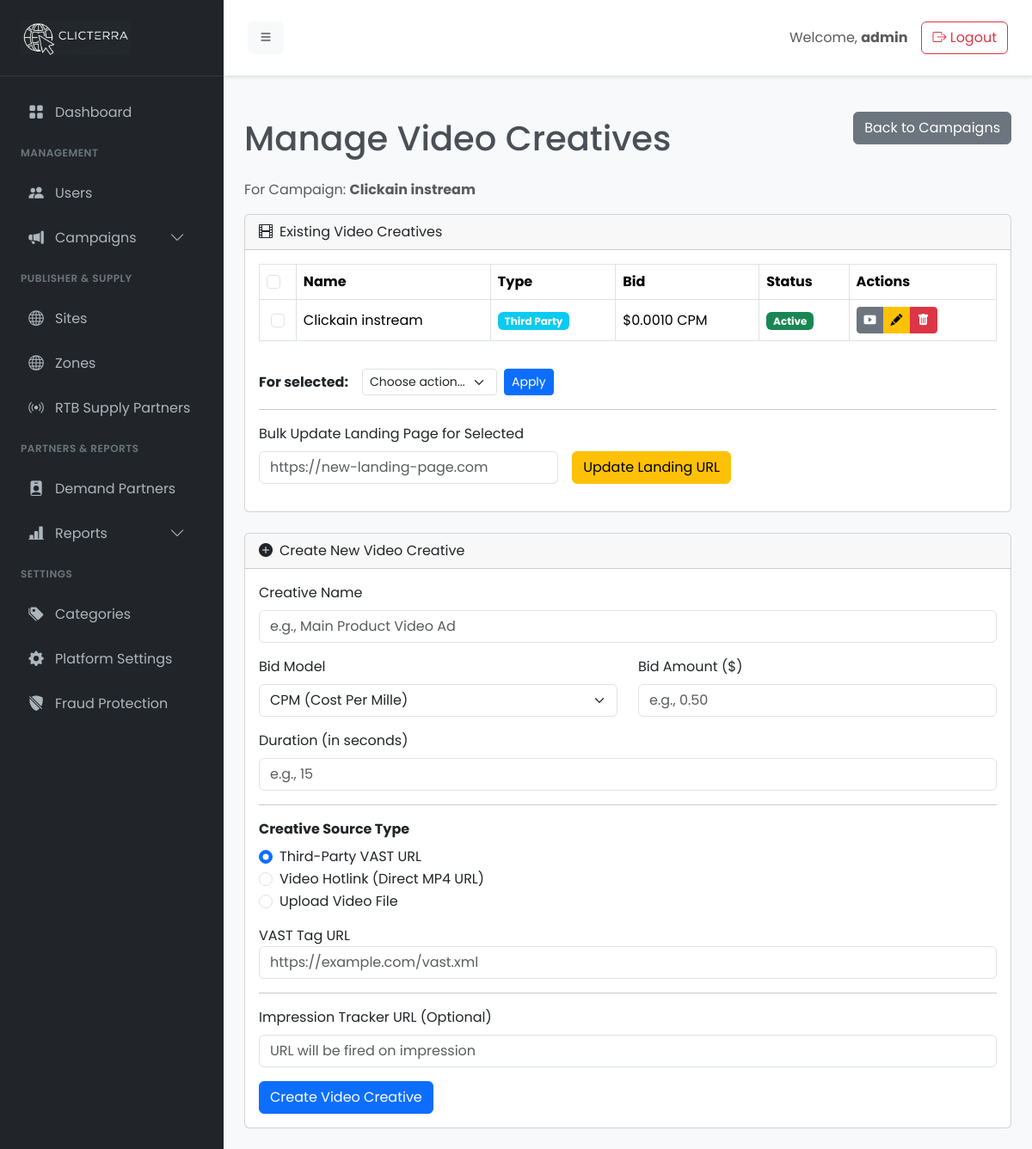
/admin/video-creatives.php?campaign_id=14 (signed in), run on the app's committed database.
### tables this page shows
CREATE TABLE `campaigns` (
  `id` int(11) NOT NULL,
  `advertiser_id` int(11) NOT NULL,
  `category_id` int(11) NOT NULL,
  `ad_format_id` int(11) NOT NULL,
  `name` varchar(255) NOT NULL,
  `serve_on_internal` tinyint(1) NOT NULL DEFAULT 1,
  `allow_external_rtb` tinyint(1) NOT NULL DEFAULT 0,
  `status` enum('active','paused','completed') DEFAULT 'active',
  `created_at` timestamp NULL DEFAULT current_timestamp()
);

CREATE TABLE `video_creatives` (
  `id` int(11) NOT NULL,
  `campaign_id` int(11) NOT NULL,
  `name` varchar(255) NOT NULL,
  `bid_model` enum('cpm','cpc') NOT NULL DEFAULT 'cpm',
  `bid_amount` decimal(10,4) NOT NULL DEFAULT 0.0000,
  `status` enum('active','paused') NOT NULL DEFAULT 'active',
  `vast_type` enum('third_party','hotlink','upload') NOT NULL COMMENT 'Tipe sumber VAST',
  `video_url` varchar(2048) DEFAULT NULL,
  `landing_url` varchar(2048) DEFAULT NULL,
  `duration` int(11) NOT NULL COMMENT 'In seconds',
  `impression_tracker` text DEFAULT NULL,
  `created_at` timestamp NOT NULL DEFAULT current_timestamp()
);

### admin/video-creatives.php (the view, shortened to what this page needs)
<?php
require_once __DIR__ . '/init.php';
$campaign_id = filter_input(INPUT_GET, 'campaign_id', FILTER_VALIDATE_INT);
$stmt_campaign = $conn->prepare("SELECT c.name FROM campaigns c JOIN ad_formats af ON c.ad_format_id = af.id WHERE c.id = ? AND LOWER(af.name) = 'video'");
$stmt_campaign->bind_param("i", $campaign_id);
$stmt_campaign->execute();
$campaign_result = $stmt_campaign->get_result();
$campaign = $campaign_result->fetch_assoc();
$campaign_name = $campaign['name'];
$stmt_videos = $conn->prepare("SELECT * FROM video_creatives WHERE campaign_id = ? ORDER BY created_at DESC");
$stmt_videos->bind_param("i", $campaign_id);
$stmt_videos->execute();
$videos = $stmt_videos->get_result()->fetch_all(MYSQLI_ASSOC);
require_once __DIR__ . '/templates/header.php';
?>
<div class="d-flex justify-content-between align-items-center mb-4">
    <h1 class="mt-4 mb-0">Manage Video Creatives</h1>
    <a href="campaigns.php" class="btn btn-secondary">Back to Campaigns</a>
</div>
<p class="text-muted">For Campaign: <strong><?php echo htmlspecialchars($campaign_name); ?></strong></p>
<div class="card mb-4">
    <div class="card-header"><i class="bi bi-film me-2"></i>Existing Video Creatives</div>
    <div class="card-body">
        <form action="video-creatives-action.php" method="POST" id="bulk-action-form">
            <div class="table-responsive">
                <table class="table table-bordered align-middle">
                    <thead><tr>
                        <th style="width: 5%;"><input class="form-check-input" type="checkbox" id="select-all-checkbox"></th>
                        <th>Name</th>
                        <th>Type</th>
                        <th>Bid</th>
                        <th>Status</th>
                        <th style="width: 20%;">Actions</th>
                    </tr></thead>
                    <tbody>
                        <?php if (!empty($videos)): foreach ($videos as $video): ?>
                            <tr>
                                <td class="text-center"><input class="form-check-input video-creative-checkbox" type="checkbox" name="creative_ids[]" value="<?php echo $video['id']; ?>"></td>
                                <td><?php echo htmlspecialchars($video['name']); ?></td>
                                <td><span class="badge bg-info"><?php echo ucwords(str_replace('_', ' ', $video['vast_type'])); ?></span></td>
                                <td>$<?php echo number_format($video['bid_amount'], 4); ?> <?php echo strtoupper($video['bid_model']); ?></td>
                                <td><span class="badge bg-<?php echo ($video['status'] == 'active' ? 'success' : 'warning text-dark'); ?>"><?php echo ucfirst($video['status']); ?></span></td>
                                <td>
                                    <div class="btn-group">
                                        <button type="button" class="btn btn-sm btn-secondary preview-btn" data-bs-toggle="modal" data-bs-target="#previewModal"
                                                data-name="<?php echo htmlspecialchars($video['name']); ?>"
                                                data-type="<?php echo $video['vast_type']; ?>"
                                                data-url="<?php echo htmlspecialchars($video['video_url']); ?>" title="Preview">
                                            <i class="bi bi-play-btn-fill"></i>
                                        </button>
                                        <a href="video-creatives-edit.php?id=<?php echo $video['id']; ?>" class="btn btn-sm btn-warning" title="Edit"><i class="bi bi-pencil-fill"></i></a>
                                        <button type="button" class="btn btn-sm btn-danger delete-btn" data-bs-toggle="modal" data-bs-target="#deleteModal"
                                                data-id="<?php echo $video['id']; ?>"
                                                data-name="<?php echo htmlspecialchars($video['name']); ?>" title="Delete">
                                            <i class="bi bi-trash-fill"></i>
                                        </button>
                                    </div>
                                </td>
                            </tr>
                        <?php endforeach; else: ?>
                            <tr><td colspan="6" class="text-center">No video creatives found for this campaign yet.</td></tr>
                        <?php endif; ?>
                    </tbody>
                </table>
            </div>
            <div class="d-flex align-items-center mt-3">
                <div class="me-3"><strong>For selected:</strong></div>
                <div class="col-auto"><select name="bulk_action" class="form-select form-select-sm"><option value="">Choose action...</option></select></div>
                <div class="col-auto ms-2"><button type="submit" name="apply_bulk_action" class="btn btn-sm btn-primary">Apply</button></div>
            </div>
        </form>
        <hr>
        <form action="video-creatives-action.php" method="POST" class="row g-3 align-items-end" id="bulk-landing-form">
            <div class="col-md-5">
                 <label class="form-label">Bulk Update Landing Page for Selected</label>
                 <input type="url" name="new_landing_url" class="form-control" placeholder="https://new-landing-page.com" required>
            </div>
            <div class="col-auto">
                 <button type="submit" name="update_bulk_landing_url" class="btn btn-warning">Update Landing URL</button>
            </div>
        </form>
    </div>
</div>
<div class="card">
    <div class="card-header"><i class="bi bi-plus-circle-fill me-2"></i>Create New Video Creative</div>
    <div class="card-body">
        <form action="video-creatives-action.php" method="POST" enctype="multipart/form-data">
            <div class="mb-3"><label class="form-label">Creative Name</label><input type="text" name="name" class="form-control" required placeholder="e.g., Main Product Video Ad"></div>
            <div class="row">
                <div class="col-md-6 mb-3"><label class="form-label">Bid Model</label><select class="form-select" name="bid_model" required><option value="cpm">CPM (Cost Per Mille)</option><option value="cpc">CPC (Cost Per Click)</option></select></div>
                <div class="col-md-6 mb-3"><label class="form-label">Bid Amount ($)</label><input type="number" step="0.0001" class="form-control" name="bid_amount" placeholder="e.g., 0.50" required></div>
            </div>
            <div class="mb-3"><label class="form-label">Duration (in seconds)</label><input type="number" name="duration" class="form-control" required placeholder="e.g., 15"></div>
            <hr>
            <div class="mb-3">
                <label class="form-label fw-bold">Creative Source Type</label>
                <div class="form-check"><input class="form-check-input" type="radio" name="vast_type" id="type_third_party" value="third_party" checked onchange="toggleSourceFields()"><label class="form-check-label" for="type_third_party">Third-Party VAST URL</label></div>
                <div class="form-check"><input class="form-check-input" type="radio" name="vast_type" id="type_hotlink" value="hotlink" onchange="toggleSourceFields()"><label class="form-check-label" for="type_hotlink">Video Hotlink (Direct MP4 URL)</label></div>
                <div class="form-check"><input class="form-check-input" type="radio" name="vast_type" id="type_upload" value="upload" onchange="toggleSourceFields()"><label class="form-check-label" for="type_upload">Upload Video File</label></div>
            </div>
            <div id="source_third_party" class="source-field"><div class="mb-3"><label>VAST Tag URL</label><input type="url" name="vast_url" class="form-control" placeholder="https://example.com/vast.xml"></div></div>
            <hr>
            <div class="mb-3"><label class="form-label">Impression Tracker URL (Optional)</label><input type="url" name="impression_tracker" class="form-control" placeholder="URL will be fired on impression"></div>
            <button type="submit" name="add_video_creative" class="btn btn-primary">Create Video Creative</button>
        </form>
    </div>
</div>
<?php require_once __DIR__ . '/templates/footer.php'; ?>

### admin/assets/css/style.css (style rules this page uses)
body { font-family: 'Poppins', sans-serif; background-color: #f8f9fa; color: #495057; }

### data on the page
campaigns: name "Clickain instream"
video_creatives: name "Clickain instream", vast_type "Third Party", bid_amount "0.0010", bid_model "CPM", status "Active"

### other printed values
$_SESSION['username'] "admin"
